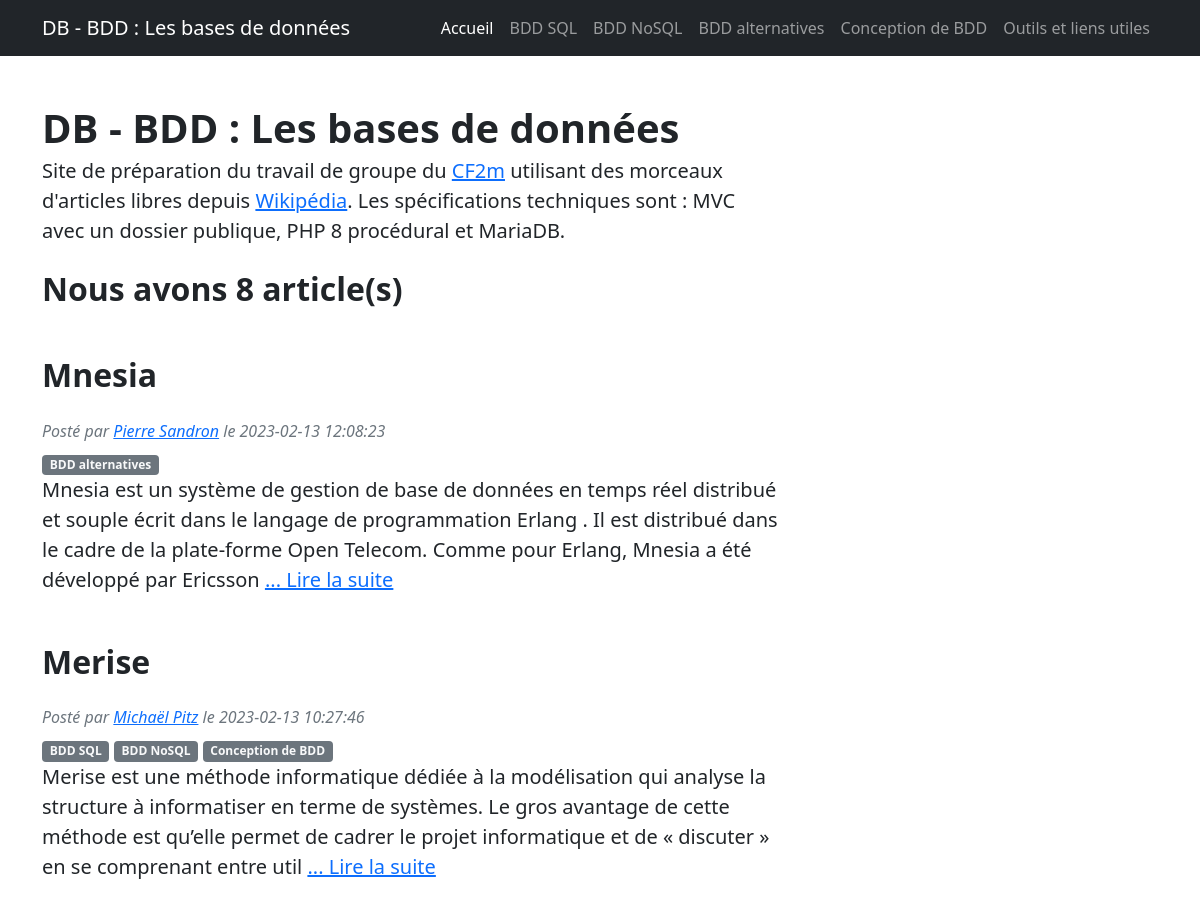
Before: / (upper part) with the older database file.
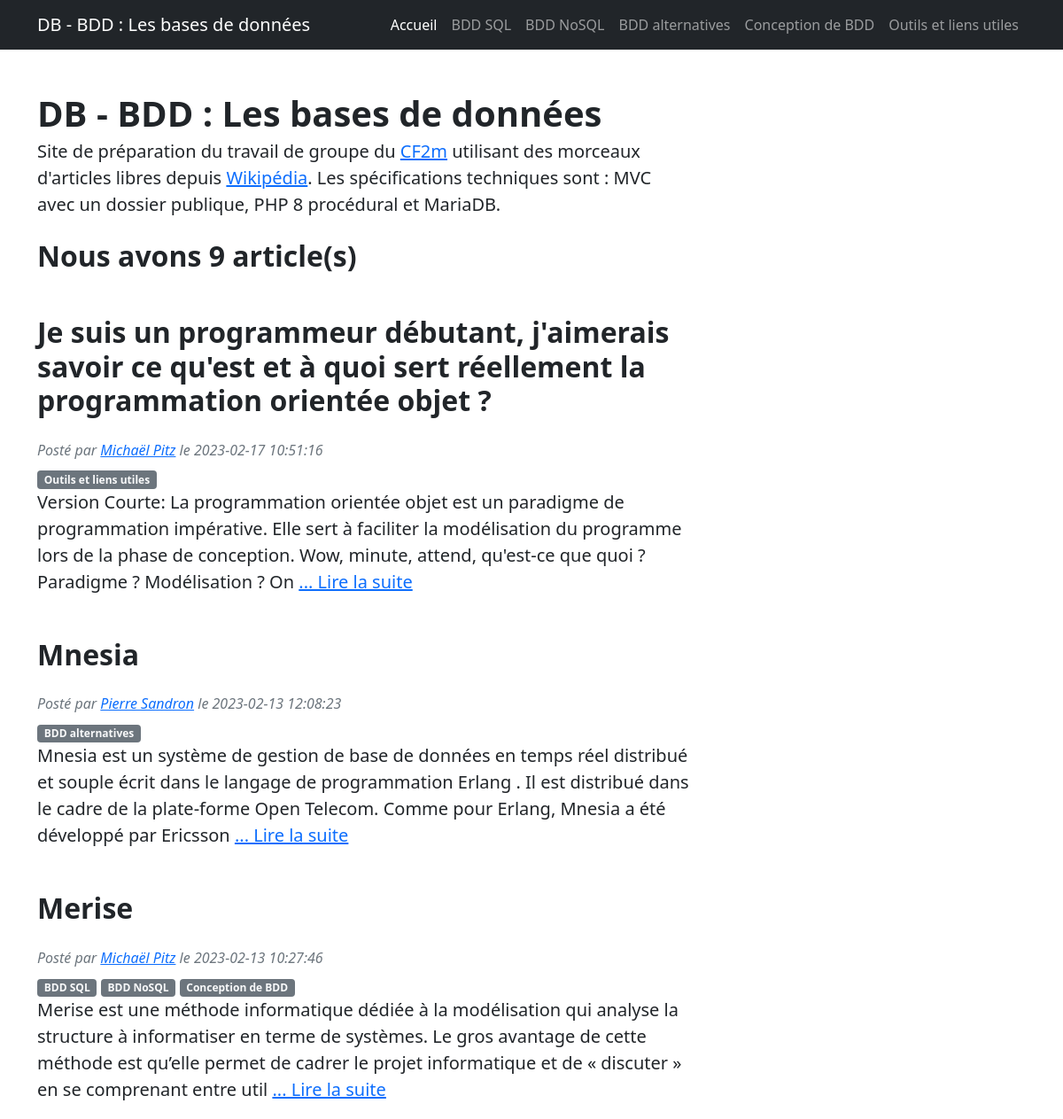
After: the same page with the newer database file.
### tables this page shows
CREATE TABLE `category` (
                            `id` int(10) UNSIGNED NOT NULL,
                            `title` varchar(100) NOT NULL,
                            `content` varchar(800) DEFAULT NULL
);

CREATE TABLE `post` (
                        `id` int(10) UNSIGNED NOT NULL,
                        `title` varchar(200) NOT NULL,
                        `content` text NOT NULL,
                        `datecreate` datetime DEFAULT current_timestamp(),
                        `visible` tinyint(3) UNSIGNED NOT NULL DEFAULT 0 COMMENT '0 => not visible\n1 => visible',
                        `user_id` int(10) UNSIGNED DEFAULT NULL
);

CREATE TABLE `user` (
                        `id` int(10) UNSIGNED NOT NULL,
                        `username` varchar(80) NOT NULL,
                        `usermail` varchar(200) NOT NULL,
                        `userpwd` varchar(255) NOT NULL,
                        `userscreen` varchar(400) NOT NULL,
                        `useruniqid` varchar(120) DEFAULT NULL COMMENT 'idententifiant unique',
                        `actif` tinyint(3) UNSIGNED DEFAULT 0 COMMENT '0 => inactif\n1  => actif\n2 => banni'
);

### model/CategoryModel.php (called while the page is built)
<?php
function getAllCategoryMenu($db){
    $sql ="SELECT id, title FROM category ORDER BY id ASC";
    try{
        $query=mysqli_query($db,$sql);
    }catch(Exception $e){
        die($e->getMessage());
    }
    return mysqli_fetch_all($query,MYSQLI_ASSOC);
}

### model/PostModel.php (called while the page is built, shortened)
<?php
function postHomepageAll($db){
    $sql = "SELECT p.id, p.title, LEFT(p.content, 255) AS contentshort, p.datecreate, u.id AS iduser, u.userscreen,
    GROUP_CONCAT(c.id) AS idcategory,
    GROUP_CONCAT(c.title SEPARATOR '||0||') AS titlecategory
    FROM post p
        INNER JOIN user u
            ON p.user_id = u.id
        LEFT JOIN category_has_post h
            ON p.id = h.post_id
        LEFT JOIN category c
            ON c.id = h.category_id
        #WHERE p.id =77
            GROUP BY p.id
    ORDER BY p.datecreate DESC;";
    try{
        $query = mysqli_query($db,$sql);
    }catch(Exception $e){
        die($e->getMessage());
    }
    return mysqli_fetch_all($query,MYSQLI_ASSOC);
}

### view/publicView/publicHomepageView.php (the view, shortened to what this page needs)
<!DOCTYPE html>
<html lang="en">
<head>
    <link href="css/styles.css" rel="stylesheet" />
</head>
<body>
<nav class="navbar navbar-expand-lg navbar-dark bg-dark">
    <div class="container">
        <a class="navbar-brand" href="./">DB - BDD : Les bases de données</a>
        <div class="collapse navbar-collapse" id="navbarSupportedContent">
            <ul class="navbar-nav ms-auto mb-2 mb-lg-0">
                <li class="nav-item"><a class="nav-link active" href="./">Accueil</a></li>
                <?php
                foreach($recupMenu as $item):
                ?>
<li class="nav-item"><a class="nav-link" href="?categoryId=<?=$item['id']?>"><?=$item['title']?></a></li>
                <?php
                endforeach;
                ?>
            </ul>
        </div>
    </div>
</nav>
<div class="container mt-5">
    <div class="row">
        <div class="col-lg-8">
                <header class="mb-4">
                    <h1 class="fw-bolder mb-1">DB - BDD : Les bases de données</h1>
                    <p class="fs-5 mb-4">Site de préparation du travail de groupe du <a href="https://github.com/WebDevCF2m2022/MVC-projets" target="_blank">CF2m</a> utilisant des morceaux d'articles libres depuis <a href="https://fr.wikipedia.org/wiki/Wikip%C3%A9dia:Accueil_principal" target="_blank">Wikipédia</a>. Les spécifications techniques sont : MVC avec un dossier publique, PHP 8 procédural et MariaDB.</p>
                </header>
            <?php
            if(empty($nbPost)):
                ?>
                <h2 class="fw-bolder mb-1">Pas encore de message</h2>
            <?php
            else:
                ?>
                <h2 class="fw-bolder mb-1">Nous avons <?=$nbPost?> article(s)</h2>
                <?php
                foreach($recupAllPost as $item):
                    ?>
                    <article>
                        <section class="mb-5">
                            <h2 class="fw-bolder mb-4 mt-5"><?=$item['title']?></h2>
                            <div class="text-muted fst-italic mb-2">Posté par <a href="?userId=<?=$item['iduser']?>"><?=$item['userscreen']?></a> le <?=$item['datecreate']?></div>
                            <?php
                        if(!is_null($item['idcategory'])):
                            $idcategory = explode(',',$item['idcategory']);
                            $titlecategory = explode('||0||',$item['titlecategory']);
                            foreach($idcategory as $key=>$value):
                            ?>
                            <a class="badge bg-secondary text-decoration-none link-light" href="?categoryId=<?=$value?>"><?=$titlecategory[$key]?></a>
                             <?php
                             endforeach;
                        endif;
                             ?>
                            <p class="fs-5 mb-4"><?=$item['contentshort']?> <a href="?postId=<?=$item['id']?>">... Lire la suite</a></p>
                        </section>
                    </article>
                <?php
                endforeach;
            endif;
            ?>
</div>
</body>
</html>

### public/index.php (shortened to what this page needs)
<?php
require_once "../model/PostModel.php";
require_once "../model/CategoryModel.php";
try{
    $db = mysqli_connect(DB_HOST,DB_LOGIN,DB_PWD,DB_NAME,DB_PORT);
    mysqli_set_charset($db,DB_CHARSET);
}catch(Exception $e){
    exit($e->getMessage());
}
if(false){
    require_once "../controller/privateController.php";
}else{
    require_once "../controller/publicController.php";
}

### controller/publicController.php
<?php
$recupMenu = getAllCategoryMenu($db);
if (isset($_GET['postId'])&&ctype_digit($_GET['postId'])) {
    $idpost = (int) $_GET['postId'];
    $recupPost = postOneById($db,$idpost);
    var_dump($recupPost);
}elseif(isset($_GET['categoryId'])&&ctype_digit($_GET['categoryId'])){
}elseif(isset($_GET['userId'])&&ctype_digit($_GET['userId'])){
}else{
    $recupAllPost = postHomepageAll($db);
    $nbPost = count($recupAllPost);
    require "../view/publicView/publicHomepageView.php";
}

Changed rows visible on the page:
added post: title "Je suis un programmeur débutant, j'aimerais savoir ce qu'est et à quoi sert réellement la programmation orientée objet ?", user.userscreen "Michaël Pitz", datecreate "2023-02-17 10:51:16", key "Outils et liens utiles", contentshort "Version Courte: La programmation orientée objet est un paradigme de programmation impérative. Elle sert à faciliter la modélisation du programme lors de la phase de conception. Wow, minute, attend, qu'est-ce que quoi ? Paradigme ? Modélisation ? On"
Other visible differences:
$nbPost: "8" → "9"
